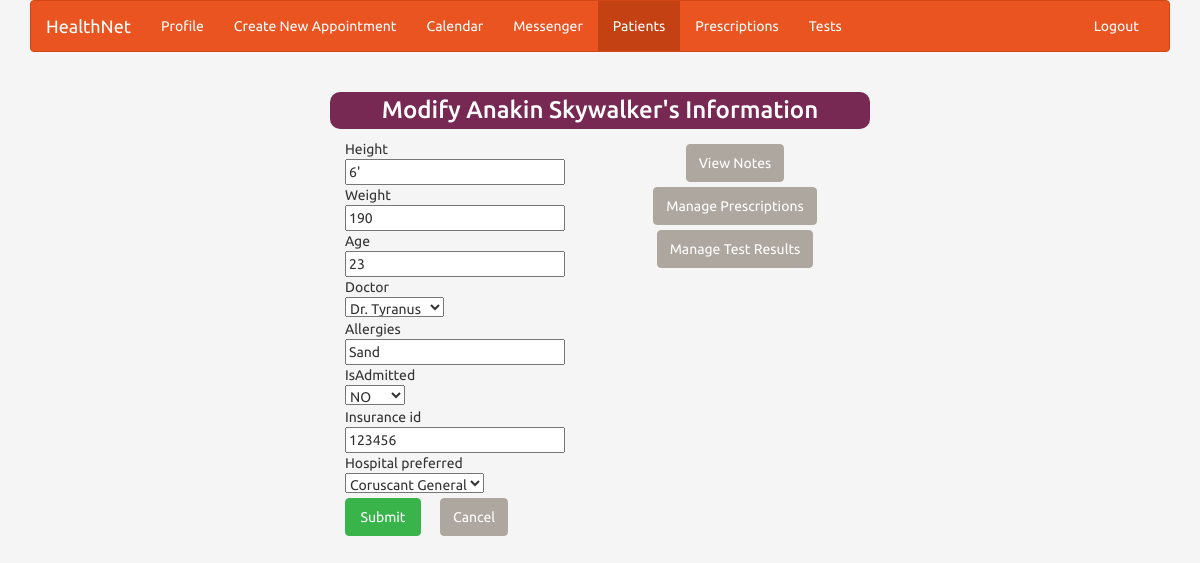
The page /edit_pat/1 (signed in) on the database its author committed.
### account/models.py (models this page shows, shortened)
class Patient(models.Model):
    profile = models.ForeignKey(Profile, on_delete=models.CASCADE)
    doctor = models.ForeignKey(Doctor, blank=True, null=True)
    hospital_preferred = models.ForeignKey(Hospital, null=True, blank=True)
    insurance_id = models.CharField(max_length=10, blank=True, null=True)
    height = models.CharField(max_length=5, blank=True, null=True)
    weight = models.CharField(max_length=5, blank=True, null=True)
    age = models.CharField(max_length=3, null=True, blank=True)
    allergies = models.CharField(max_length=50, null=True, blank=True)
    CHOICES = (("YES","YES"),("NO","NO"))
    isAdmitted = models.CharField(max_length=3, null=True, blank=True, choices=CHOICES)

### account/views.py (the view)
# urls.py: url(r'^edit_pat/(?P<patient_id>[0-9]+)$', account.views.edit_patient, name='edit_pat'),
def edit_patient(request, patient_id):
    if request.user.is_authenticated():
        title = "Edit Patient"
        user_id = request.user.id
        if (Doctor.objects.filter(profile__user_id=user_id).count() == 1):
            doc = Doctor.objects.filter(profile__user_id=request.user.id)[0]
            usertype = "Doctor"
        else:
            doc = None
            usertype = "Nurse"
        pat_instance = Patient.objects.get(id=patient_id)
        initdata = {'patient': pat_instance, "height": pat_instance.height, "weight": pat_instance.weight,
                    "doctor": pat_instance.doctor, "allergies": pat_instance.allergies}
        form = PatientForm(request.POST, instance=pat_instance, initial=initdata)
        if request.POST:
            if form.is_valid():
                if (Doctor.objects.filter(profile__user_id=user_id).count() == 1):
                    log = Log(username=doc.profile.user.username, action=" edited a patient ")
                    log.save()
                form.save()
                fullname = Patient.objects.filter(id=patient_id)[0].profile.user.first_name + " " + \
                           Patient.objects.filter(id=patient_id)[0].profile.user.last_name
                return redirect('/patientedit')
        else:
            form = PatientForm(instance=pat_instance, initial=initdata)
        fullname = Patient.objects.filter(id=patient_id)[0].profile.user.first_name + " " + \
                   Patient.objects.filter(id=patient_id)[0].profile.user.last_name
        return render(request, 'account/patientmodify.html',
                      {'form': form, 'usertype': usertype, 'patname': fullname, 'patient':patient_id,
                       'doc':doc,'patinst':pat_instance})

### account/forms.py
class PatientForm(ModelForm):
    class Meta:
        model = Patient
        fields = ['height', 'weight', 'age', 'doctor', 'allergies','isAdmitted',"insurance_id", "hospital_preferred"]

### account/models.py (called while the page is built)
    def __str__(self):
        return "Dr. " + self.profile.user.last_name

### administration/models.py (called while the page is built)
    def __str__(self):
        return self.name

### account/templates/account/patientmodify.html (shortened to what this page needs)
{% extends "account/index.html" %}
{% block content %}
    <!DOCTYPE html>
    <html lang="en">
    <head>
        {% load staticfiles %}
        <link rel="stylesheet" type="text/css" href="{% static " css
    /bootstrap.css" %}
        "/>
    </head>
    <body style="background-color: whitesmoke">
    <div class="col-md-6 col-md-offset-3">
        <h3 class="text-center" style="color: white; background-color: #772953; border-radius: 10px;
            padding-top: 1%; padding-bottom: 1%;">Modify {{ patname }}'s Information</h3>
        <div class="container-fluid col-md-6">
            <form method="POST" action='' enctype="multipart/form-data">
                <table>
                    {% for field in form %}
                        <div> {{ field.label }}</div>
                        <div>{{ field }}</div>
                    {% endfor %}
                </table>
                <div name="updatepat" class="btn-toolbar" style="float: left; padding-top: 1%;">
                    <input type="submit" class="btn btn-success btn-toolbar float-left btn-block" value="Submit"/>
                </div>
            </form>
            <a href="/patientedit">
                <button style="margin-top: 1%; float: inherit; margin-left: 10%;"
                        class="btn btn-default btn-toolbar float-right" style="margin-top: 1%;margin-left: 1%;">Cancel
                </button>
            </a>
        </div>
        <div class="col-md-6 text-center">
            {% if usertype == "Doctor" %}
                <a href="/viewnotes/{{ patient }}">
                    <button class="btn btn-default text-center " style="margin-top: 2%; float: inherit;">
                        View Notes
                    </button>
                </a>
            {% endif %}
            <a href="/viewprescriptions">
                <button class="btn btn-default text-center " style="margin-top: 2%; float: inherit;">
                    Manage Prescriptions
                </button>
            </a>
            <a href="/viewtests">
                <button class="btn btn-default text-center " style="margin-top: 2%; float: inherit;">
                    Manage Test Results
                </button>
            </a>
        </div>
    </div>
    </body>
    </html>
{% endblock content %}

### rows shown on the page
Patient: form "6'" "190" "23" "Dr. Tyranus" "Sand" "NO" "123456" "Coruscant General"

### other values the page prints
{{ patname }} "Anakin Skywalker"
{{ field.label }} "Height" "Weight" "Age" "Doctor" "Allergies" "IsAdmitted" "Insurance id" "Hospital preferred"
